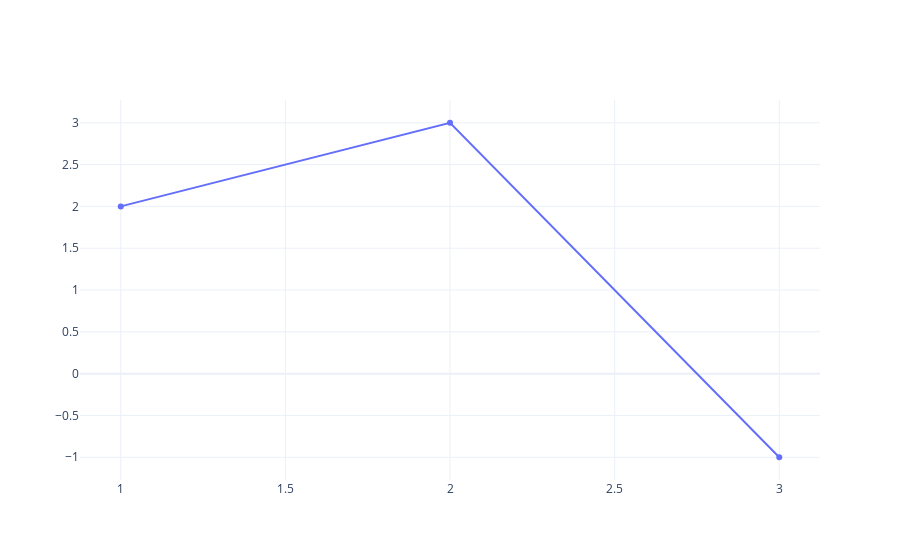

Source (notebook cell):
### Markdown cell above
`-` 예시1

### Code cell
fig = go.Figure()
scatter = go.Scatter(
    x=[1,2,3],y=[2,3,-1]
)
fig.add_trace(scatter)

### Figure 1 — Plotly figure (JSON) as saved in the notebook; plotly's stock layout.template omitted (floating-point values rounded to 4 significant figures)
{"data": [{"type": "scatter", "x": [1, 2, 3], "y": [2, 3, -1]}], "layout": {"autosize": true, "xaxis": {"autorange": true, "range": [0.8824, 3.118], "type": "linear"}, "yaxis": {"autorange": true, "range": [-1.33, 3.33], "type": "linear"}}}
